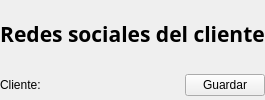
               <widget class="QWidget" name="page_add_social_usernames">
                <layout class="QVBoxLayout" name="verticalLayout_usernames" stretch="1,1">
                 <property name="leftMargin">
                  <number>0</number>
                 </property>
                 <property name="topMargin">
                  <number>0</number>
                 </property>
                 <property name="rightMargin">
                  <number>0</number>
                 </property>
                 <property name="bottomMargin">
                  <number>0</number>
                 </property>
                 <item>
                  <widget class="QLabel" name="label_13">
                   <property name="maximumSize">
                    <size>
                     <width>16777215</width>
                     <height>60</height>
                    </size>
                   </property>
                   <property name="font">
                    <font>
                     <family>Oswald</family>
                     <pointsize>16</pointsize>
                     <bold>true</bold>
                    </font>
                   </property>
                   <property name="styleSheet">
                    <string notr="true">font-size: 16pt;</string>
                   </property>
                   <property name="text">
                    <string>Redes sociales del cliente</string>
                   </property>
                   <property name="alignment">
                    <set>Qt::AlignCenter</set>
                   </property>
                  </widget>
                 </item>
                 <item>
                  <layout class="QHBoxLayout" name="horizontalLayout_14">
                   <item>
                    <widget class="QLabel" name="lb_cliente_name">
                     <property name="maximumSize">
                      <size>
                       <width>16777215</width>
                       <height>60</height>
                      </size>
                     </property>
                     <property name="text">
                      <string>Cliente: </string>
                     </property>
                    </widget>
                   </item>
                   <item>
                    <spacer name="horizontalSpacer_7">
                     <property name="orientation">
                      <enum>Qt::Horizontal</enum>
                     </property>
                     <property name="sizeHint" stdset="0">
                      <size>
                       <width>40</width>
                       <height>20</height>
                      </size>
                     </property>
                    </spacer>
                   </item>
                   <item>
                    <widget class="QPushButton" name="bt_save_usernames">
                     <property name="cursor">
                      <cursorShape>PointingHandCursor</cursorShape>
                     </property>
                     <property name="text">
                      <string>Guardar</string>
                     </property>
                     <property name="icon">
                      <iconset>
                       <normaloff>images/save.svg</normaloff>images/save.svg</iconset>
                     </property>
                     <property name="iconSize">
                      <size>
                       <width>32</width>
                       <height>32</height>
                      </size>
                     </property>
                    </widget>
                   </item>
                  </layout>
                 </item>
                </layout>
               </widget>
